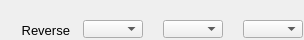
    <widget class="PyDMFrame" name="composite_8">
      <property name="geometry">
        <rect>
          <x>432</x>
          <y>500</y>
          <width>304</width>
          <height>40</height>
        </rect>
      </property>
      <widget class="QLabel" name="text_16">
        <property name="geometry">
          <rect>
            <x>0</x>
            <y>20</y>
            <width>70</width>
            <height>20</height>
          </rect>
        </property>
        <property name="text">
          <string>Reverse</string>
        </property>
        <property name="font" stdset="0">
          <font>
            <pointsize>10</pointsize>
          </font>
        </property>
        <property name="brush" stdset="0">
          <brush brushstyle="SolidPattern">
            <color alpha="255">
              <red>0</red>
              <green>0</green>
              <blue>0</blue>
            </color>
          </brush>
        </property>
        <property name="toolTip">
          <string>text_16</string>
        </property>
        <property name="alignment">
          <set>Qt::AlignRight|Qt::AlignTrailing|Qt::AlignVCenter</set>
        </property>
        <property name="styleSheet">
          <string notr="true">QLabel#text_16 {
  color: rgb(0, 0, 0);
  }</string>
        </property>
      </widget>
      <widget class="PyDMLabel" name="text_update_24">
        <property name="geometry">
          <rect>
            <x>163</x>
            <y>0</y>
            <width>61</width>
            <height>18</height>
          </rect>
        </property>
        <property name="toolTip">
          <string>PV: ${prefix}ReverseY_RBV</string>
        </property>
        <property name="channel" stdset="0">
          <string>ca://${prefix}ReverseY_RBV</string>
        </property>
        <property name="font" stdset="0">
          <font>
            <pointsize>10</pointsize>
          </font>
        </property>
        <property name="alignment">
          <set>Qt::AlignCenter</set>
        </property>
        <property name="textInteractionFlags">
          <set>Qt::TextSelectableByKeyboard|Qt::TextSelectableByMouse</set>
        </property>
        <property name="styleSheet">
          <string notr="true">PyDMLabel#text_update_24 {
  color: rgb(10, 0, 184);
  background-color: rgb(187, 187, 187);
  }</string>
        </property>
      </widget>
      <widget class="PyDMEnumComboBox" name="menu_8">
        <property name="geometry">
          <rect>
            <x>163</x>
            <y>20</y>
            <width>60</width>
            <height>18</height>
          </rect>
        </property>
        <property name="toolTip">
          <string>${prefix}ReverseY</string>
        </property>
        <property name="channel" stdset="0">
          <string>ca://${prefix}ReverseY</string>
        </property>
        <property name="font" stdset="0">
          <font>
            <pointsize>10</pointsize>
          </font>
        </property>
        <property name="styleSheet">
          <string notr="true">PyDMEnumComboBox#menu_8 {
  color: rgb(0, 0, 0);
  background-color: rgb(115, 223, 255);
  }</string>
        </property>
      </widget>
      <widget class="PyDMLabel" name="text_update_25">
        <property name="geometry">
          <rect>
            <x>243</x>
            <y>0</y>
            <width>61</width>
            <height>18</height>
          </rect>
        </property>
        <property name="toolTip">
          <string>PV: ${prefix}ReverseZ_RBV</string>
        </property>
        <property name="channel" stdset="0">
          <string>ca://${prefix}ReverseZ_RBV</string>
        </property>
        <property name="font" stdset="0">
          <font>
            <pointsize>10</pointsize>
          </font>
        </property>
        <property name="alignment">
          <set>Qt::AlignCenter</set>
        </property>
        <property name="textInteractionFlags">
          <set>Qt::TextSelectableByKeyboard|Qt::TextSelectableByMouse</set>
        </property>
        <property name="styleSheet">
          <string notr="true">PyDMLabel#text_update_25 {
  color: rgb(10, 0, 184);
  background-color: rgb(187, 187, 187);
  }</string>
        </property>
      </widget>
      <widget class="PyDMEnumComboBox" name="menu_9">
        <property name="geometry">
          <rect>
            <x>243</x>
            <y>20</y>
            <width>60</width>
            <height>18</height>
          </rect>
        </property>
        <property name="toolTip">
          <string>${prefix}ReverseZ</string>
        </property>
        <property name="channel" stdset="0">
          <string>ca://${prefix}ReverseZ</string>
        </property>
        <property name="font" stdset="0">
          <font>
            <pointsize>10</pointsize>
          </font>
        </property>
        <property name="styleSheet">
          <string notr="true">PyDMEnumComboBox#menu_9 {
  color: rgb(0, 0, 0);
  background-color: rgb(115, 223, 255);
  }</string>
        </property>
      </widget>
      <widget class="PyDMEnumComboBox" name="menu_10">
        <property name="geometry">
          <rect>
            <x>83</x>
            <y>20</y>
            <width>60</width>
            <height>18</height>
          </rect>
        </property>
        <property name="toolTip">
          <string>${prefix}ReverseX</string>
        </property>
        <property name="channel" stdset="0">
          <string>ca://${prefix}ReverseX</string>
        </property>
        <property name="font" stdset="0">
          <font>
            <pointsize>10</pointsize>
          </font>
        </property>
        <property name="styleSheet">
          <string notr="true">PyDMEnumComboBox#menu_10 {
  color: rgb(0, 0, 0);
  background-color: rgb(115, 223, 255);
  }</string>
        </property>
      </widget>
      <widget class="PyDMLabel" name="text_update_26">
        <property name="geometry">
          <rect>
            <x>83</x>
            <y>0</y>
            <width>61</width>
            <height>18</height>
          </rect>
        </property>
        <property name="toolTip">
          <string>PV: ${prefix}ReverseX_RBV</string>
        </property>
        <property name="channel" stdset="0">
          <string>ca://${prefix}ReverseX_RBV</string>
        </property>
        <property name="font" stdset="0">
          <font>
            <pointsize>10</pointsize>
          </font>
        </property>
        <property name="alignment">
          <set>Qt::AlignCenter</set>
        </property>
        <property name="textInteractionFlags">
          <set>Qt::TextSelectableByKeyboard|Qt::TextSelectableByMouse</set>
        </property>
        <property name="styleSheet">
          <string notr="true">PyDMLabel#text_update_26 {
  color: rgb(10, 0, 184);
  background-color: rgb(187, 187, 187);
  }</string>
        </property>
      </widget>
    </widget>
